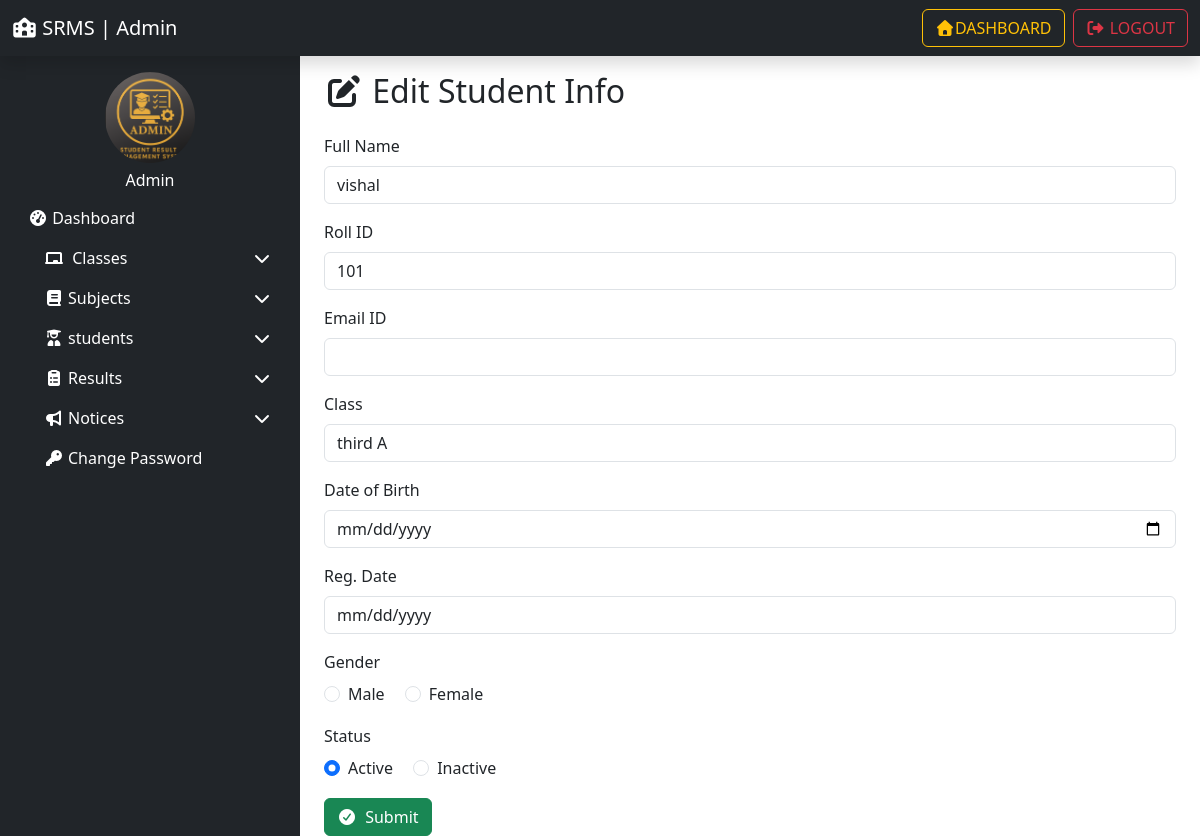
The app's page /edit_student/1/ (signed in) with its own data.
### resultapp/models.py (models this page shows, shortened)
class Student(models.Model):
    GENDER_CHOICES = (
        ('Male', 'Male'),
        ('Female', 'Female'),
    )
    name = models.CharField(max_length=100, null=True, blank=True)
    roll_id = models.CharField(max_length=20)
    email = models.EmailField(max_length=50)
    gender = models.CharField(max_length=20, choices=GENDER_CHOICES)
    dob = models.CharField(max_length=100)
    student_class = models.ForeignKey(Class, on_delete=models.SET_NULL, null=True)
    reg_date = models.DateTimeField(auto_now_add=True)
    status = models.IntegerField(default=1)

class Class(models.Model):
    class_name = models.CharField(max_length=50)
    class_numeric = models.IntegerField(null=True, blank=True)
    section = models.CharField(max_length=20)
    creation_date = models.DateTimeField(auto_now_add=True)
    updation_date = models.DateTimeField(auto_now=True)

### resultapp/views.py (the view, shortened to what this page needs)
# urls.py: path('edit_student/<int:student_id>/',edit_student, name='edit_student'),
@login_required
def edit_student(request , student_id):
      student_obj = get_object_or_404(Student, id=student_id)
      return render(request ,"edit_student.html" , locals())

### resultapp/templates/edit_student.html (shortened to what this page needs)
{% extends 'admin_base.html' %}
{% load static %}
{% block content %}
<div class="container">
  <h2 class="mb-4"><i class="fas fa-edit"></i> Edit Student Info</h2>
  <form method="post">
    <div class="mb-3">
      <label for="fullname" class="form-label">Full Name</label>
      <input type="text" class="form-control" id="fullname" name="fullname" required
             placeholder="Enter full name" value="{{ student_obj.name }}">
    </div>
    <div class="mb-3">
      <label for="rollid" class="form-label">Roll ID</label>
      <input type="text" class="form-control" id="rollid" name="rollid" required
             placeholder="Roll Number" maxlength="5" value="{{ student_obj.roll_id }}">
    </div>
    <div class="mb-3">
      <label for="email" class="form-label">Email ID</label>
      <input type="email" class="form-control" id="email" name="email" required
             value="{{ student_obj.email }}">
    </div>
    <div class="mb-3">
      <label for="class" class="form-label">Class</label>
      <input type="text" class="form-control" id="class" name="class" readonly
             value="{{ student_obj.student_class.class_name }} {{ student_obj.student_class.section }}">
    </div>
    <div class="mb-3">
      <label for="dob" class="form-label">Date of Birth</label>
      <input type="date" class="form-control" id="dob" name="dob" required
             value="{{ student_obj.dob|date:'Y-m-d' }}">
    </div>
    <div class="mb-3">
      <label for="regdate" class="form-label">Reg. Date</label>
      <input type="date" class="form-control" id="regdate" name="regdate" readonly
             value="{{ student_obj.regdate|date:'Y-m-d' }}">
    </div>
    <div class="mb-3">
      <label class="form-label">Gender</label><br>
      <div class="form-check form-check-inline">
        <input type="radio" class="form-check-input" id="gender_male" name="gender" value="Male"
          {% if student_obj.gender == "Male" %}checked{% endif %}>
        <label class="form-check-label" for="gender_male">Male</label>
      </div>
      <div class="form-check form-check-inline">
        <input type="radio" class="form-check-input" id="gender_female" name="gender" value="Female"
          {% if student_obj.gender == "Female" %}checked{% endif %}>
        <label class="form-check-label" for="gender_female">Female</label>
      </div>
    </div>
    <div class="mb-3">
      <label class="form-label">Status</label><br>
      <div class="form-check form-check-inline">
        <input type="radio" class="form-check-input" id="status_active" name="status" value="1"
          {% if student_obj.status == 1 %}checked{% endif %}>
        <label class="form-check-label" for="status_active">Active</label>
      </div>
      <div class="form-check form-check-inline">
        <input type="radio" class="form-check-input" id="status_inactive" name="status" value="0"
          {% if student_obj.status == 0 %}checked{% endif %}>
        <label class="form-check-label" for="status_inactive">Inactive</label>
      </div>
    </div>
    <button type="submit" class="btn btn-success">
      <i class="fas fa-check-circle me-1"></i> Submit
    </button>
  </form>
</div>
{% endblock %}

### records on screen
Student: fullname "vishal", rollid "101", class "third A", gender "☐ Male", gender "☐ Female", status "☑ Active", status "☐ Inactive"
